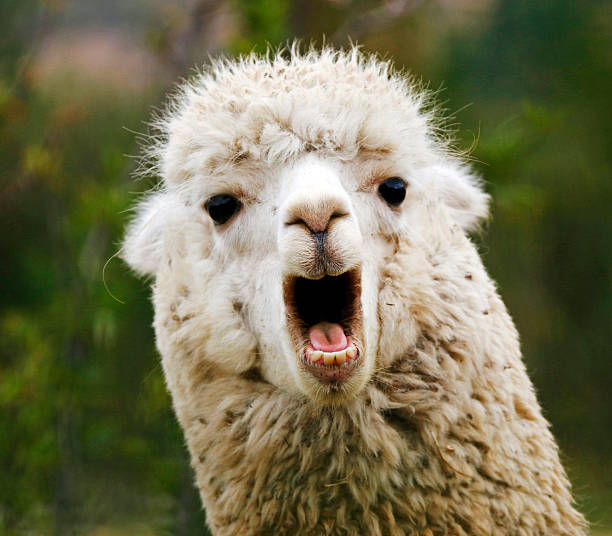
//> input picture Resources/alpaca.jpg, 612 x 536 px
$ ./Chapter2   (built with g++ and OpenCV 4)
//> lines starting //> are read from the running program, lines starting //| are printed output that depends on the picture; after the words box and inside, x2 and y2 are one past the last pixel; in counts of white or black regions, pixels touching at a corner belong together
#include <opencv2/opencv.hpp>		// OpenCV에서 지원하는 모든 기능
#include <opencv2/videoio.hpp>		// 비디오 추적 및 배경 segmentation과 관련된 루틴
#include <opencv2/imgcodecs.hpp>	// 기본 데이터 타입이 선언 (Mat 이나 Point가 선언, 행렬 연산 혹은 벡터 연산)
#include <opencv2/highgui.hpp>		// 윈도우 화면, UI처리(슬라이더, 버튼 등) 및 마우스 제어 가능
#include <iostream>
#include <stdio.h>

using namespace cv;
using namespace std;

// #2. Basic Functions (cvtColor, GaussianBlur, Edge detection, dilate, erode)
void main() {
	// Mat은 이미지를 담을 객체이다. 행렬 구성
	string path = "Resources/alpaca.jpg";
	Mat img = imread(path);
//> img is the input picture: 536 rows x 612 cols, CV_8UC3; mean B, G, R 82.9, 113.5, 116.8
	Mat imgGray;
	Mat imgBlur;
	Mat imgCanny;
	Mat imgDil;
	Mat imgErode;

	// cvtColor( input Array,  output Array, flag)
	// : input Array를 입력받아 flag 에 대한 옵션으로 이미지 색채널을 변경
	cvtColor(img, imgGray, COLOR_BGR2GRAY);
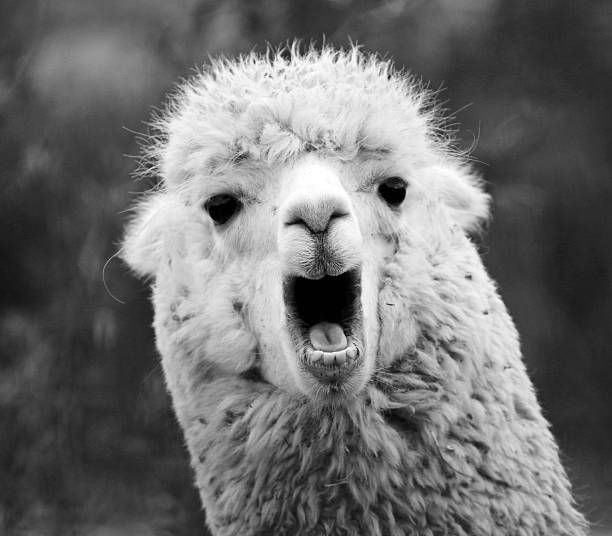
//> imgGray: 536 rows x 612 cols, CV_8UC1; min 0, max 255, mean 111
	// GaussianBlur( src, dst, kernel_size, sigma_x, sigma_y, borderType)
	// : 중앙값에 가중치를 더 주고 주변은 더 흐리게
	GaussianBlur(img, imgBlur, Size(3, 3), 3, 0);
	// Canny( src, dst, threshold1, threshold2)
	// : 경계선 검출
	Canny(imgBlur, imgCanny, 50, 150);
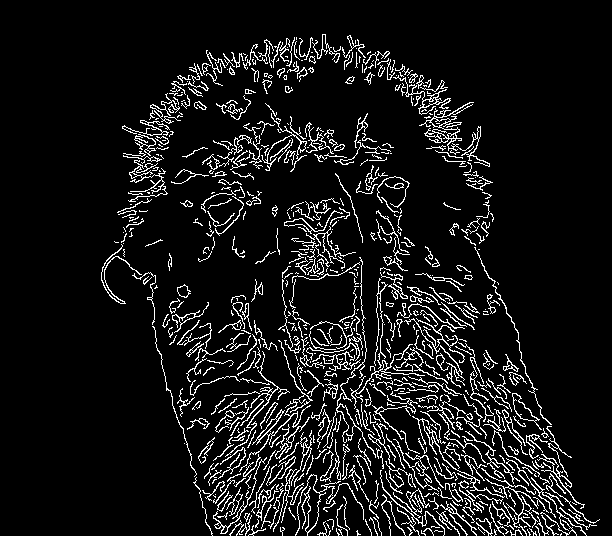
//> imgCanny: 536 rows x 612 cols, CV_8UC1; 8.7% white in thin lines or dots, all inside (x1, y1, x2, y2) = (101, 34, 600, 536)
	Mat kernel = getStructuringElement(MORPH_RECT, Size(5, 5));
	// Morphology
	// For Erosion : erode( src, dst, kernel, anchor, iteration, borderType, borderValue)
	// : 흰색 픽셀을 늘리는 역할
	erode(imgCanny, imgErode, kernel, Point(-1, -1), 1);
//> imgErode: 536 rows x 612 cols, CV_8UC1; every value is 0
	// For Dilation : dilate( src, dst, kernel, anchor, iteration, borderType, borderValue)
	// : 흰색 픽셀을 줄이는 역할
	dilate(imgCanny, imgDil, kernel, Point(-1, -1), 1);
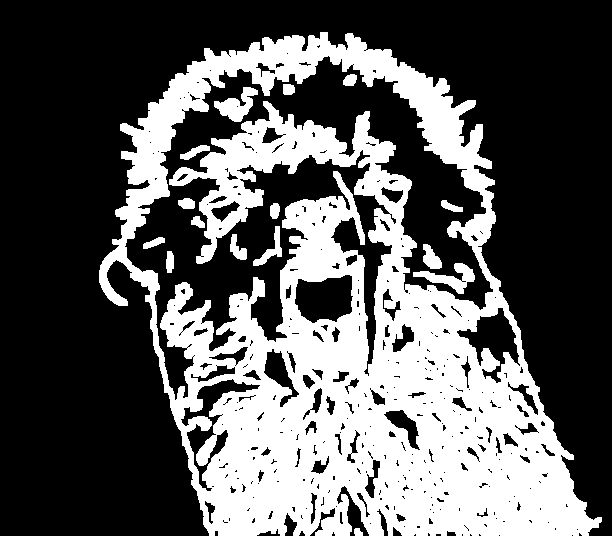
//> imgDil: 536 rows x 612 cols, CV_8UC1; 35.6% white; 16 white regions, largest, box (x1, y1, x2, y2) and area: (99, 32, 602, 536) 112955, (214, 87, 258, 122) 738, (413, 263, 475, 294) 726

	imshow("img", img);
	imshow("Gray img", imgGray);
	imshow("Gray Blur", imgBlur);
	imshow("Canny", imgCanny);
	imshow("Dilation", imgDil);
	imshow("Erode", imgErode);

	waitKey(0);
}
